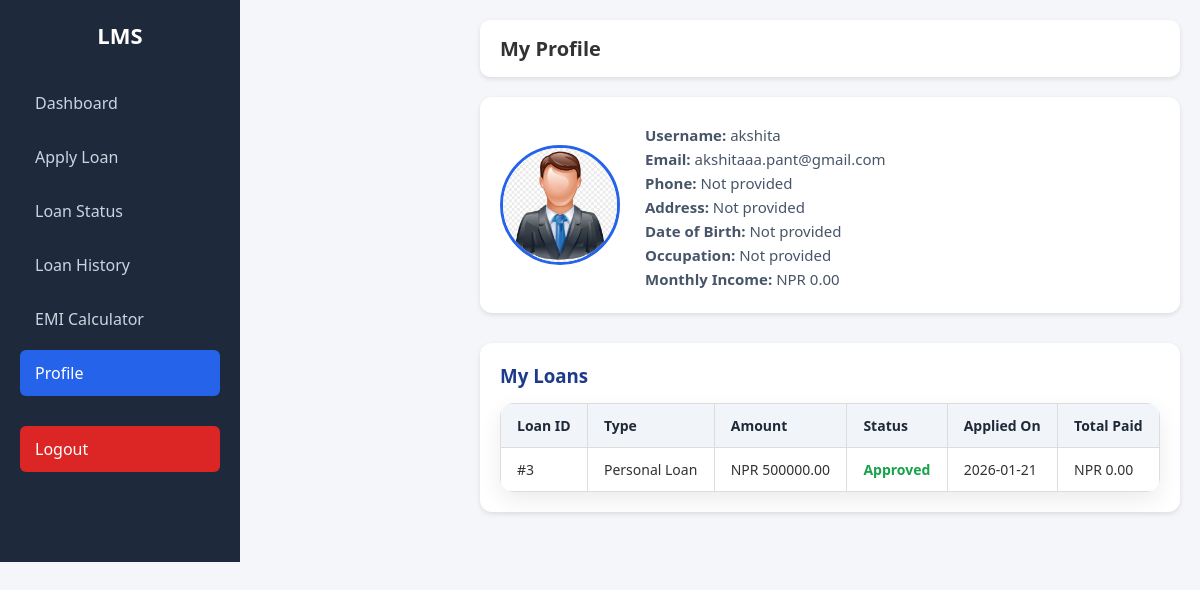
/profile/ (signed in), run on the app's committed database.
### core/models.py (models this page shows, shortened)
class Member(models.Model):
    user = models.OneToOneField(User, on_delete=models.CASCADE)
    phone = models.CharField(max_length=15)
    address = models.TextField()
    dob = models.DateField(null=True, blank=True)
    occupation = models.CharField(max_length=100, blank=True)
    monthly_income = models.DecimalField(max_digits=10, decimal_places=2, null=True, blank=True)
    joined_date = models.DateField(auto_now_add=True)

class Loan(models.Model):
    member = models.ForeignKey(Member, on_delete=models.CASCADE)
    loan_type = models.CharField(max_length=50, blank=True)
    amount = models.DecimalField(max_digits=10, decimal_places=2)
    duration_months = models.IntegerField(default=12)
    interest_rate = models.DecimalField(max_digits=5, decimal_places=2)
    purpose = models.TextField(blank=True)
    issued_date = models.DateField(auto_now_add=True)
    due_date = models.DateField()
    monthly_income = models.DecimalField(max_digits=10, decimal_places=2, null=True, blank=True)
    employment_type = models.CharField(max_length=50, blank=True)
    existing_loans = models.CharField(max_length=10, blank=True)
    repayment_method = models.CharField(max_length=50, blank=True)
    remarks = models.TextField(blank=True)
    personal_reason = models.CharField(max_length=100, blank=True, null=True)
    existing_emi = models.DecimalField(max_digits=10, decimal_places=2, null=True, blank=True)
    property_type = models.CharField(max_length=50, blank=True, null=True)
    property_value = models.DecimalField(max_digits=12, decimal_places=2, null=True, blank=True)
    property_location = models.CharField(max_length=200, blank=True, null=True)
    construction_status = models.CharField(max_length=50, blank=True, null=True)
    property_documents = models.FileField(upload_to='loan_documents/', blank=True, null=True)
    co_applicant_name = models.CharField(max_length=100, blank=True, null=True)
    co_applicant_relation = models.CharField(max_length=50, blank=True, null=True)
    student_name = models.CharField(max_length=100, blank=True, null=True)
    course_name = models.CharField(max_length=200, blank=True, null=True)
    institution_name = models.CharField(max_length=200, blank=True, null=True)
    institution_location = models.CharField(max_length=100, blank=True, null=True)
    course_duration = models.IntegerField(null=True, blank=True)
    admission_letter = models.FileField(upload_to='loan_documents/', blank=True, null=True)
    guardian_name = models.CharField(max_length=100, blank=True, null=True)
    guardian_income = models.DecimalField(max_digits=10, decimal_places=2, null=True, blank=True)
    business_name = models.CharField(max_length=200, blank=True, null=True)
    business_type = models.CharField(max_length=100, blank=True, null=True)
    business_registration = models.CharField(max_length=100, blank=True, null=True)
    business_age = models.IntegerField(null=True, blank=True)
    annual_turnover = models.DecimalField(max_digits=12, decimal_places=2, null=True, blank=True)
    business_plan = models.FileField(upload_to='loan_documents/', blank=True, null=True)
    business_address = models.TextField(blank=True, null=True)
    farm_size = models.DecimalField(max_digits=8, decimal_places=2, null=True, blank=True)
    farming_type = models.CharField(max_length=100, blank=True, null=True)
    land_ownership = models.CharField(max_length=50, blank=True, null=True)
    crop_type = models.CharField(max_length=200, blank=True, null=True)
    land_documents = models.FileField(upload_to='loan_documents/', blank=True, null=True)
    irrigation_facility = models.CharField(max_length=20, blank=True, null=True)
    farming_experience = models.IntegerField(null=True, blank=True)
    status = models.CharField(
        max_length=20,
        choices=[
            ('pending', 'Pending'),
            ('approved', 'Approved'),
            ('closed', 'Closed'),
        ],
        default='pending'
    )

### core/views.py (the view)
# urls.py: path('profile/', views.profile, name='profile'),
@login_required
def profile(request):
    try:
        member = Member.objects.get(user=request.user)
        loans = Loan.objects.filter(member=member).order_by('-issued_date')
        loan_data = []
        for loan in loans:
            total_paid = Payment.objects.filter(loan=loan).aggregate(
                total=Sum('amount_paid')
            )['total']
            total_paid = Decimal('0') if total_paid is None else total_paid
            loan_data.append({
                'loan': loan,
                'total_paid': total_paid,
            })
        context = {
            'member': member,
            'loan_data': loan_data,
        }
    except Member.DoesNotExist:
        context = {
            'member': None,
            'loan_data': [],
        }
    return render(request, 'core/profile.html', context)

### core/templates/core/profile.html (shortened to what this page needs)
{% load static %}
<!DOCTYPE html>
<html>
<head>
  <link rel="stylesheet" href="{% static 'core/userdash.css' %}">
</head>
<body>
<div class="sidebar">
  <h2>LMS</h2>
  <a href="{% url 'user_dashboard' %}">Dashboard</a>
  <a href="{% url 'apply_loan' %}">Apply Loan</a>
  <a href="{% url 'loan_status' %}">Loan Status</a>
  <a href="{% url 'loan_history' %}">Loan History</a>
  <a href="{% url 'emi_calculator' %}">EMI Calculator</a>
  <a class="active" href="{% url 'profile' %}">Profile</a>
  <a href="{% url 'logout' %}" class="logout-btn">Logout</a>
</div>
<div class="main">
  <div class="topbar">
    <h2>My Profile</h2>
  </div>
  <section class="section profile-info">
    <div class="profile-header">
      <img src="{% static 'core/images/user.png' %}" alt="User Picture" class="profile-pic">
      <div class="user-details">
        <p><strong>Username:</strong> {{ request.user.username }}</p>
        <p><strong>Email:</strong> {{ request.user.email }}</p>
        <p><strong>Phone:</strong> {{ request.user.member.phone|default:"Not provided" }}</p>
        <p><strong>Address:</strong> {{ request.user.member.address|default:"Not provided" }}</p>
        <p><strong>Date of Birth:</strong> {{ request.user.member.dob|date:"Y-m-d"|default:"Not provided" }}</p>
        <p><strong>Occupation:</strong> {{ request.user.member.occupation|default:"Not provided" }}</p>
        <p><strong>Monthly Income:</strong> NPR {{ request.user.member.monthly_income|default:"0.00" }}</p>
      </div>
    </div>
  </section>
<section class="section user-loans">
  <h3>My Loans</h3>
  <table>
    <thead>
      <tr>
        <th>Loan ID</th>
        <th>Type</th>
        <th>Amount</th>
        <th>Status</th>
        <th>Applied On</th>
        <th>Total Paid</th>
      </tr>
    </thead>
    <tbody>
      {% for item in loan_data %}
      <tr>
        <td>#{{ item.loan.id }}</td>
        <td>{{ item.loan.loan_type|default:"General Loan" }}</td>
        <td>NPR {{ item.loan.amount|floatformat:2 }}</td>
        <td class="status {{ item.loan.status }}">{{ item.loan.status|capfirst }}</td>
        <td>{{ item.loan.issued_date|date:"Y-m-d" }}</td>
        <td>NPR {{ item.total_paid|floatformat:2 }}</td>
      </tr>
      {% empty %}
      <tr>
        <td colspan="6" style="text-align:center;">No loans found.</td>
      </tr>
      {% endfor %}
    </tbody>
  </table>
</section>
</div>
</body>
</html>

### core/static/core/userdash.css (style rules this page uses)
* { margin: 0; padding: 0; box-sizing: border-box; font-family: "Segoe UI", Tahoma, Geneva, Verdana, sans-serif; }
body { display: flex; background: #f4f6f9; color: #333; }
.sidebar { width: 240px; background: #1e293b; color: #fff; padding: 20px; }
.sidebar h2 { text-align: center; margin-bottom: 30px; font-size: 22px; }
.sidebar a { display: block; padding: 12px 15px; color: #cbd5e1; text-decoration: none; border-radius: 6px; margin-bottom: 8px; transition: 0.3s; }
.sidebar a:hover, .sidebar a.active { background: #2563eb; color: #fff; }
.logout-btn { margin-top: 30px; background: #dc2626; color: white !important; }
.main { margin-left: 220px; padding: 20px; flex: 1; }
.topbar { background: white; padding: 15px 20px; margin-bottom: 20px; border-radius: 10px; box-shadow: 0px 2px 5px rgba(0,0,0,0.1); }
.topbar h2 { font-size: 20px; font-weight: 600; }
.section { background: white; padding: 20px; margin-bottom: 30px; border-radius: 12px; box-shadow: 0px 2px 5px rgba(0,0,0,0.1); }
.section h3 { margin-bottom: 15px; color: #1e3a8a; }
table { width: 100%; border-collapse: collapse; }
table th, table td { padding: 12px; border: 1px solid #ddd; text-align: center; }
table th { background: #f1f5f9; color: #1e3a8a; }

### core/templates/core/profile.html (style rules this page uses)
.sidebar { width: 240px; background: #1e293b; color: #fff; padding: 20px; }
.sidebar h2 { text-align: center; margin-bottom: 30px; font-size: 22px; }
.sidebar a { display: block; padding: 12px 15px; color: #cbd5e1; text-decoration: none; border-radius: 6px; margin-bottom: 8px; transition: 0.3s; }
.sidebar a:hover, .sidebar a.active { background: #2563eb; color: #fff; }
.logout-btn { margin-top: 30px; background: #dc2626; color: white !important; }
.profile-info .profile-header { display: flex; align-items: center; gap: 25px; flex-wrap: wrap; }
.profile-pic { width: 120px; height: 120px; border-radius: 50%; object-fit: cover; border: 3px solid #2563eb; }
.user-details p { font-size: 15px; margin-bottom: 4px; color: #475569; }
.user-loans h3 { margin-bottom: 15px; }
.user-loans table { width: 100%; border-collapse: collapse; background: #ffffff; border-radius: 14px; overflow: hidden; box-shadow: 0 8px 22px rgba(0, 0, 0, 0.08); }
.user-loans th, .user-loans td { padding: 12px 16px; font-size: 14px; text-align: left; }
.user-loans th { background: #f1f5f9; font-weight: 600; color: #1f2937; }
.user-loans tr { border-bottom: 1px solid #e5e7eb; }
.user-loans tr:last-child { border-bottom: none; }
.user-loans .status.approved { color: #16a34a; font-weight: 600; }

### data on the page
Loan: loan.id "3", loan.loan_type "Personal Loan", loan.amount "500000.00", loan.status "Approved", loan.issued_date "2026-01-21", total_paid "0.00"

### other printed values
{{ request.user.username }} "akshita"
{{ request.user.email }} "akshitaaa.pant@gmail.com"
{{ request.user.member.phone|default:"Not provided" }} "Not provided"
{{ request.user.member.address|default:"Not provided" }} "Not provided"
{{ request.user.member.dob|date:"Y-m-d"|default:"Not provided" }} "Not provided"
{{ request.user.member.occupation|default:"Not provided" }} "Not provided"
{{ request.user.member.monthly_income|default:"0.00" }} "0.00"
